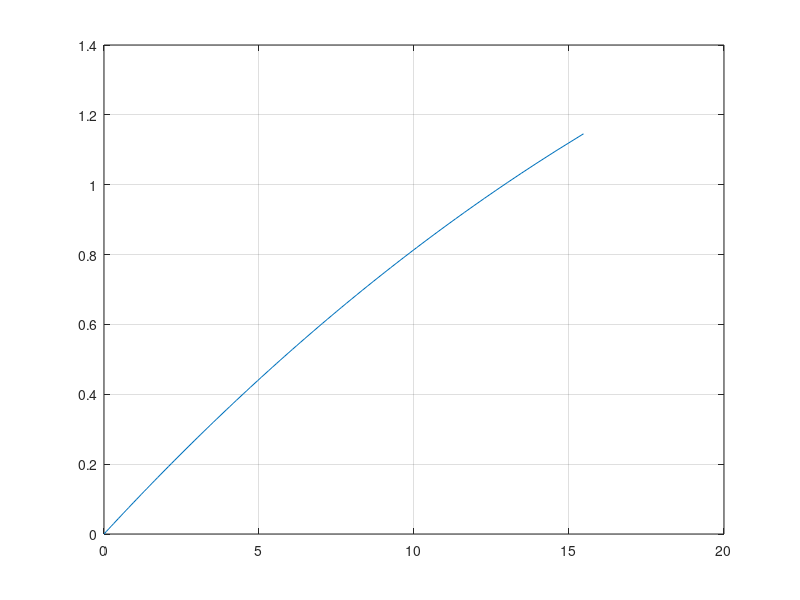
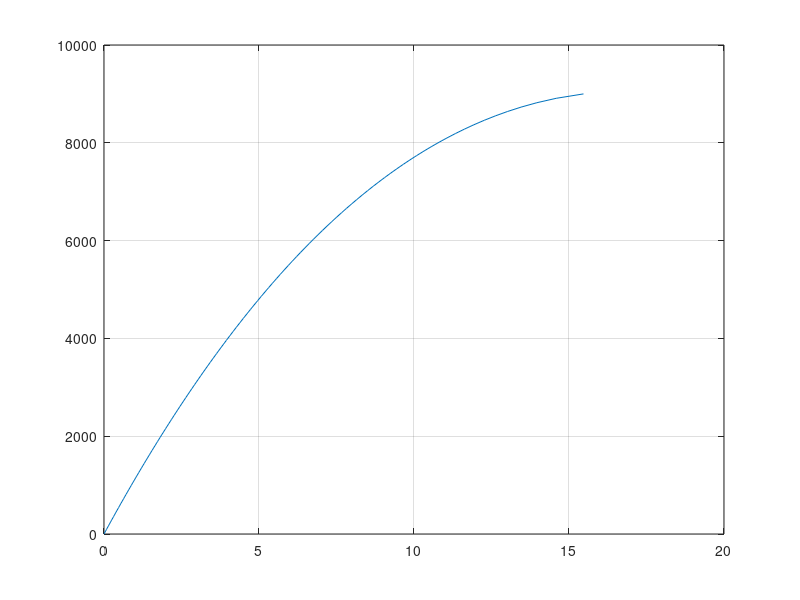

The MATLAB source for these figures, in order:
x(           1)=   0.000000000000000     ;
y(           1)=   0.000000000000000     ;
P(           1)=   0.000000000000000     ;
x(           2)=   0.772478512092029D-001;
y(           2)=   0.741746466434602D-002;
P(           2)=    90.0000000000000     ;
x(           3)=   0.154940655955516     ;
y(           3)=   0.148586743358962D-001;
P(           3)=    180.000000000000     ;
x(           4)=   0.233085377403641     ;
y(           4)=   0.223240016370449D-001;
P(           4)=    270.000000000000     ;
x(           5)=   0.311689152730963     ;
y(           5)=   0.298138287815814D-001;
P(           5)=    360.000000000000     ;
x(           6)=   0.390759361929556     ;
y(           6)=   0.373285477994830D-001;
P(           6)=    450.000000000000     ;
x(           7)=   0.470303517949374     ;
y(           7)=   0.448685608956738D-001;
P(           7)=    540.000000000000     ;
x(           8)=   0.550329355982060     ;
y(           8)=   0.524342808259342D-001;
P(           8)=    630.000000000000     ;
x(           9)=   0.630844819610214     ;
y(           9)=   0.600261312907566D-001;
P(           9)=    720.000000000000     ;
x(          10)=   0.711858048428393     ;
y(          10)=   0.676445473482909D-001;
P(          10)=    810.000000000000     ;
x(          11)=   0.793377469756945     ;
y(          11)=   0.752899758479518D-001;
P(          11)=    900.000000000000     ;
x(          12)=   0.875411642982373     ;
y(          12)=   0.829628758849215D-001;
P(          12)=    990.000000000000     ;
x(          13)=   0.957969506318881     ;
y(          13)=   0.906637192779880D-001;
P(          13)=    1080.00000000000     ;
x(          14)=    1.04106016885093     ;
y(          14)=   0.983929910715686D-001;
P(          14)=    1170.00000000000     ;
x(          15)=    1.12469290050088     ;
y(          15)=   0.106151190063435     ;
P(          15)=    1260.00000000000     ;
x(          16)=    1.20887749886589     ;
y(          16)=   0.113938829359767     ;
P(          16)=    1350.00000000000     ;
x(          17)=    1.29362390911546     ;
y(          17)=   0.121756436959469     ;
P(          17)=    1440.00000000000     ;
x(          18)=    1.37894228195972     ;
y(          18)=   0.129604556369580     ;
P(          18)=    1530.00000000000     ;
x(          19)=    1.46484311227928     ;
y(          19)=   0.137483747254608     ;
P(          19)=    1620.00000000000     ;
x(          20)=    1.55133741180654     ;
y(          20)=   0.145394586118638     ;
P(          20)=    1710.00000000000     ;
x(          21)=    1.63843630755012     ;
y(          21)=   0.153337667029336     ;
P(          21)=    1800.00000000000     ;
x(          22)=    1.72615139008949     ;
y(          22)=   0.161313602377428     ;
P(          22)=    1890.00000000000     ;
x(          23)=    1.81449460984432     ;
y(          23)=   0.169323023683969     ;
P(          23)=    1980.00000000000     ;
x(          24)=    1.90347821333401     ;
y(          24)=   0.177366582449784     ;
P(          24)=    2070.00000000000     ;
x(          25)=    1.99311494623559     ;
y(          25)=   0.185444951057020     ;
P(          25)=    2160.00000000000     ;
x(          26)=    2.08341781999423     ;
y(          26)=   0.193558823722612     ;
P(          26)=    2250.00000000000     ;
x(          27)=    2.17440075283350     ;
y(          27)=   0.201708917506609     ;
P(          27)=    2340.00000000000     ;
x(          28)=    2.26607746312621     ;
y(          28)=   0.209895973387114     ;
P(          28)=    2430.00000000000     ;
x(          29)=    2.35846254940230     ;
y(          29)=   0.218120757393493     ;
P(          29)=    2520.00000000000     ;
x(          30)=    2.45157083367452     ;
y(          30)=   0.226384061816028     ;
P(          30)=    2610.00000000000     ;
x(          31)=    2.54541818085027     ;
y(          31)=   0.234686706487107     ;
P(          31)=    2700.00000000000     ;
x(          32)=    2.64002071206588     ;
y(          32)=   0.243029540147215     ;
P(          32)=    2790.00000000000     ;
x(          33)=    2.73539477122719     ;
y(          33)=   0.251413441901657     ;
P(          33)=    2880.00000000000     ;
x(          34)=    2.83155816162360     ;
y(          34)=   0.259839322761788     ;
P(          34)=    2970.00000000000     ;
x(          35)=    2.92852834114906     ;
y(          35)=   0.268308127305849     ;
P(          35)=    3060.00000000000     ;
x(          36)=    3.02632401267246     ;
y(          36)=   0.276820835437923     ;
P(          36)=    3150.00000000000     ;
x(          37)=    3.12496490122267     ;
y(          37)=   0.285378464271540     ;
P(          37)=    3240.00000000000     ;
x(          38)=    3.22447088133826     ;
y(          38)=   0.293982070151541     ;
P(          38)=    3330.00000000000     ;
x(          39)=    3.32486285436478     ;
y(          39)=   0.302632750809917     ;
P(          39)=    3420.00000000000     ;
x(          40)=    3.42616253435004     ;
y(          40)=   0.311331647680514     ;
P(          40)=    3510.00000000000     ;
x(          41)=    3.52839255490880     ;
y(          41)=   0.320079948386543     ;
P(          41)=    3600.00000000000     ;
x(          42)=    3.63157669766292     ;
y(          42)=   0.328878889404172     ;
P(          42)=    3690.00000000000     ;
x(          43)=    3.73573926448766     ;
y(          43)=   0.337729758940225     ;
P(          43)=    3780.00000000000     ;
x(          44)=    3.84090623791036     ;
y(          44)=   0.346633900019117     ;
P(          44)=    3870.00000000000     ;
x(          45)=    3.94710420344987     ;
y(          45)=   0.355592713818679     ;
P(          45)=    3960.00000000000     ;
x(          46)=    4.05436154020041     ;
y(          46)=   0.364607663267914     ;
P(          46)=    4050.00000000000     ;
x(          47)=    4.16270666998197     ;
y(          47)=   0.373680276946360     ;
P(          47)=    4140.00000000000     ;
x(          48)=    4.27217052515264     ;
y(          48)=   0.382812153282347     ;
P(          48)=    4230.00000000000     ;
x(          49)=    4.38278584515627     ;
y(          49)=   0.392004965134789     ;
P(          49)=    4320.00000000000     ;
x(          50)=    4.49458526913179     ;
y(          50)=   0.401260464746665     ;
P(          50)=    4410.00000000000     ;
x(          51)=    4.60760411687384     ;
y(          51)=   0.410580489137521     ;
P(          51)=    4500.00000000000     ;
x(          52)=    4.72188010775382     ;
y(          52)=   0.419966965972769     ;
P(          52)=    4590.00000000000     ;
x(          53)=    4.83745187647381     ;
y(          53)=   0.429421919984840     ;
P(          53)=    4680.00000000000     ;
x(          54)=    4.95435967300241     ;
y(          54)=   0.438947479966835     ;
P(          54)=    4770.00000000000     ;
x(          55)=    5.07264729548774     ;
y(          55)=   0.448545886441192     ;
P(          55)=    4860.00000000000     ;
x(          56)=    5.19235963401639     ;
y(          56)=   0.458219500071358     ;
P(          56)=    4950.00000000000     ;
x(          57)=    5.31354481137802     ;
y(          57)=   0.467970810904136     ;
P(          57)=    5040.00000000000     ;
x(          58)=    5.43625341654172     ;
y(          58)=   0.477802448550064     ;
P(          58)=    5130.00000000000     ;
x(          59)=    5.56053959230015     ;
y(          59)=   0.487717193413311     ;
P(          59)=    5220.00000000000     ;
x(          60)=    5.68645927996814     ;
y(          60)=   0.497717989127886     ;
P(          60)=    5310.00000000000     ;
x(          61)=    5.81407279291845     ;
y(          61)=   0.507807956317941     ;
P(          61)=    5400.00000000000     ;
x(          62)=    5.94344469271861     ;
y(          62)=   0.517990407901777     ;
P(          62)=    5490.00000000000     ;
x(          63)=    6.07464191735147     ;
y(          63)=   0.528268866169701     ;
P(          63)=    5580.00000000000     ;
x(          64)=    6.20773834731921     ;
y(          64)=   0.538647081807409     ;
P(          64)=    5670.00000000000     ;
x(          65)=    6.34281028739253     ;
y(          65)=   0.549129055255728     ;
P(          65)=    5760.00000000000     ;
x(          66)=    6.47994086151912     ;
y(          66)=   0.559719060687658     ;
P(          66)=    5850.00000000000     ;
x(          67)=    6.61921842885504     ;
y(          67)=   0.570421673023151     ;
P(          67)=    5940.00000000000     ;
x(          68)=    6.76073801804550     ;
y(          68)=   0.581241798505422     ;
P(          68)=    6030.00000000000     ;
x(          69)=    6.90460226074219     ;
y(          69)=   0.592184709356090     ;
P(          69)=    6120.00000000000     ;
x(          70)=    7.05092098966045     ;
y(          70)=   0.603256083285685     ;
P(          70)=    6210.00000000000     ;
x(          71)=    7.19981307236868     ;
y(          71)=   0.614462048626552     ;
P(          71)=    6300.00000000000     ;
x(          72)=    7.35140692473768     ;
y(          72)=   0.625809236180609     ;
P(          72)=    6390.00000000000     ;
x(          73)=    7.50584339401875     ;
y(          73)=   0.637304838941335     ;
P(          73)=    6480.00000000000     ;
x(          74)=    7.66327416610716     ;
y(          74)=   0.648956681391297     ;
P(          74)=    6570.00000000000     ;
x(          75)=    7.82386478276381     ;
y(          75)=   0.660773300045132     ;
P(          75)=    6660.00000000000     ;
x(          76)=    7.98779793554757     ;
y(          76)=   0.672764037833699     ;
P(          76)=    6750.00000000000     ;
x(          77)=    8.15527309353157     ;
y(          77)=   0.684939155165905     ;
P(          77)=    6840.00000000000     ;
x(          78)=    8.32651122748996     ;
y(          78)=   0.697309961452183     ;
P(          78)=    6930.00000000000     ;
x(          79)=    8.50175655164614     ;
y(          79)=   0.709888972062575     ;
P(          79)=    7020.00000000000     ;
x(          80)=    8.68127951695604     ;
y(          80)=   0.722690096679289     ;
P(          80)=    7110.00000000000     ;
x(          81)=    8.86538477660982     ;
y(          81)=   0.735728867369197     ;
P(          81)=    7200.00000000000     ;
x(          82)=    9.05441302771114     ;
y(          82)=   0.749022717021387     ;
P(          82)=    7290.00000000000     ;
x(          83)=    9.24874930887222     ;
y(          83)=   0.762591322541583     ;
P(          83)=    7380.00000000000     ;
x(          84)=    9.44883102948896     ;
y(          84)=   0.776457031842783     ;
P(          84)=    7470.00000000000     ;
x(          85)=    9.65515759140512     ;
y(          85)=   0.790645401897317     ;
P(          85)=    7560.00000000000     ;
x(          86)=    9.86830882962479     ;
y(          86)=   0.805185884017949     ;
P(          86)=    7650.00000000000     ;
x(          87)=    10.0889547648643     ;
y(          87)=   0.820112710951136     ;
P(          87)=    7740.00000000000     ;
x(          88)=    10.3178838653497     ;
y(          88)=   0.835466060793410     ;
P(          88)=    7830.00000000000     ;
x(          89)=    10.5560352396834     ;
y(          89)=   0.851293613773539     ;
P(          89)=    7920.00000000000     ;
x(          90)=    10.8045329481279     ;
y(          90)=   0.867652676216485     ;
P(          90)=    8010.00000000000     ;
x(          91)=    11.0647548394929     ;
y(          91)=   0.884613146165312     ;
P(          91)=    8100.00000000000     ;
x(          92)=    11.3384068318405     ;
y(          92)=   0.902261770169788     ;
P(          92)=    8190.00000000000     ;
x(          93)=    11.6276573527984     ;
y(          93)=   0.920708449750476     ;
P(          93)=    8280.00000000000     ;
x(          94)=    11.9353193048953     ;
y(          94)=   0.940095955828558     ;
P(          94)=    8370.00000000000     ;
x(          95)=    12.2651708155407     ;
y(          95)=   0.960615606857798     ;
P(          95)=    8460.00000000000     ;
x(          96)=    12.6224803713228     ;
y(          96)=   0.982534114675272     ;
P(          96)=    8550.00000000000     ;
x(          97)=    13.0149904635440     ;
y(          97)=    1.00624318065085     ;
P(          97)=    8640.00000000000     ;
x(          98)=    13.4549321405554     ;
y(          98)=    1.03236100833182     ;
P(          98)=    8730.00000000000     ;
x(          99)=    13.9637969498921     ;
y(          99)=    1.06197290714269     ;
P(          99)=    8820.00000000000     ;
x(         100)=    14.5876139998220     ;
y(         100)=    1.09740158578441     ;
P(         100)=    8910.00000000000     ;
x(         101)=    15.4670997810857     ;
y(         101)=    1.14574034823883     ;
P(         101)=    9000.00000000000     ;
figure(1), plot(x,y), grid
figure(2), plot(x,P), grid
